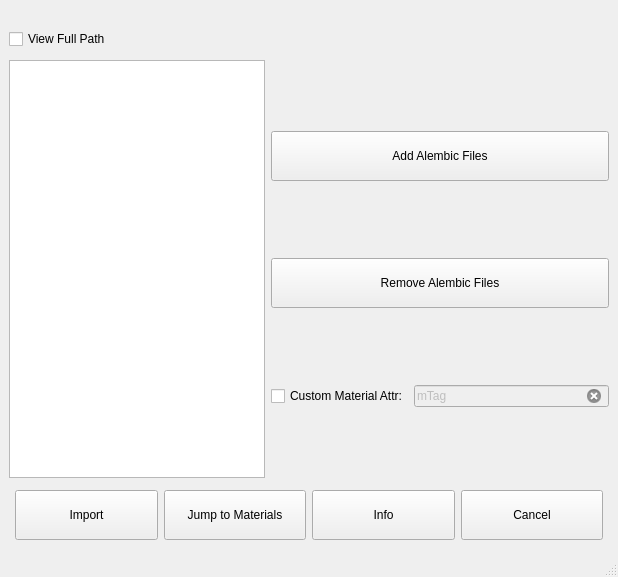
<?xml version="1.0" encoding="UTF-8"?>
<ui version="4.0">
 <class>MainWindow</class>
 <widget class="QMainWindow" name="MainWindow">
  <property name="enabled">
   <bool>true</bool>
  </property>
  <property name="geometry">
   <rect>
    <x>0</x>
    <y>0</y>
    <width>618</width>
    <height>577</height>
   </rect>
  </property>
  <property name="windowTitle">
   <string>Alembic Batch Importer</string>
  </property>
  <widget class="QWidget" name="centralwidget">
   <layout class="QVBoxLayout" name="verticalLayout">
    <item>
     <widget class="QLabel" name="label_banner">
      <property name="text">
       <string/>
      </property>
      <property name="pixmap">
       <pixmap resource="../../WEEK_08/ui_assignment/abc_batch_ui.qrc">:/banner/ui_banner.jpg</pixmap>
      </property>
     </widget>
    </item>
    <item>
     <layout class="QVBoxLayout" name="verticalLayout_4">
      <property name="bottomMargin">
       <number>5</number>
      </property>
      <item>
       <widget class="QCheckBox" name="chbx_full_path">
        <property name="toolTip">
         <string>Enter your material tagging attribute name.</string>
        </property>
        <property name="text">
         <string>View Full Path</string>
        </property>
       </widget>
      </item>
     </layout>
    </item>
    <item>
     <layout class="QHBoxLayout" name="horizontalLayout_2">
      <property name="sizeConstraint">
       <enum>QLayout::SetDefaultConstraint</enum>
      </property>
      <item alignment="Qt::AlignLeft">
       <widget class="QListWidget" name="listWidget">
       </widget>
      </item>
      <item>
       <layout class="QVBoxLayout" name="verticalLayout_5">
        <item>
         <widget class="QPushButton" name="btn_add_abc">
          <property name="minimumSize">
           <size>
            <width>0</width>
            <height>50</height>
           </size>
          </property>
          <property name="text">
           <string>Add Alembic Files</string>
          </property>
         </widget>
        </item>
        <item>
         <widget class="QPushButton" name="btn_exc_abc">
          <property name="minimumSize">
           <size>
            <width>0</width>
            <height>50</height>
           </size>
          </property>
          <property name="text">
           <string>Remove Alembic Files</string>
          </property>
         </widget>
        </item>
        <item>
         <layout class="QHBoxLayout" name="horizontalLayout_5">
          <item>
           <widget class="QCheckBox" name="chbx_mat_ovr">
            <property name="text">
             <string>Custom Material Attr:</string>
            </property>
           </widget>
          </item>
          <item>
           <widget class="QLineEdit" name="l_edit_mat_ovr">
            <property name="enabled">
             <bool>false</bool>
            </property>
            <property name="text">
             <string>mTag</string>
            </property>
            <property name="clearButtonEnabled">
             <bool>true</bool>
            </property>
           </widget>
          </item>
         </layout>
        </item>
       </layout>
      </item>
     </layout>
    </item>
    <item>
     <layout class="QHBoxLayout" name="horizontalLayout" stretch="0,0,0,0">
      <property name="leftMargin">
       <number>6</number>
      </property>
      <property name="topMargin">
       <number>6</number>
      </property>
      <property name="rightMargin">
       <number>6</number>
      </property>
      <property name="bottomMargin">
       <number>6</number>
      </property>
      <item>
       <widget class="QPushButton" name="btn_import">
        <property name="minimumSize">
         <size>
          <width>0</width>
          <height>50</height>
         </size>
        </property>
        <property name="text">
         <string>Import</string>
        </property>
        <property name="checkable">
         <bool>false</bool>
        </property>
       </widget>
      </item>
      <item>
       <widget class="QPushButton" name="btn_mat_context">
        <property name="minimumSize">
         <size>
          <width>0</width>
          <height>50</height>
         </size>
        </property>
        <property name="text">
         <string>Jump to Materials</string>
        </property>
       </widget>
      </item>
      <item>
       <widget class="QPushButton" name="btn_info">
        <property name="minimumSize">
         <size>
          <width>0</width>
          <height>50</height>
         </size>
        </property>
        <property name="text">
         <string>Info</string>
        </property>
       </widget>
      </item>
      <item>
       <widget class="QPushButton" name="btn_cancel">
        <property name="minimumSize">
         <size>
          <width>0</width>
          <height>50</height>
         </size>
        </property>
        <property name="text">
         <string>Cancel</string>
        </property>
       </widget>
      </item>
     </layout>
    </item>
   </layout>
  </widget>
  <widget class="QStatusBar" name="statusbar"/>
 </widget>
 <resources>
  <include location="../../WEEK_08/ui_assignment/abc_batch_ui.qrc"/>
 </resources>
 <connections>
  <connection>
   <sender>chbx_mat_ovr</sender>
   <signal>toggled(bool)</signal>
   <receiver>l_edit_mat_ovr</receiver>
   <slot>setEnabled(bool)</slot>
   <hints>
    <hint type="sourcelabel">
     <x>369</x>
     <y>473</y>
    </hint>
    <hint type="destinationlabel">
     <x>465</x>
     <y>470</y>
    </hint>
   </hints>
  </connection>
 </connections>
</ui>
